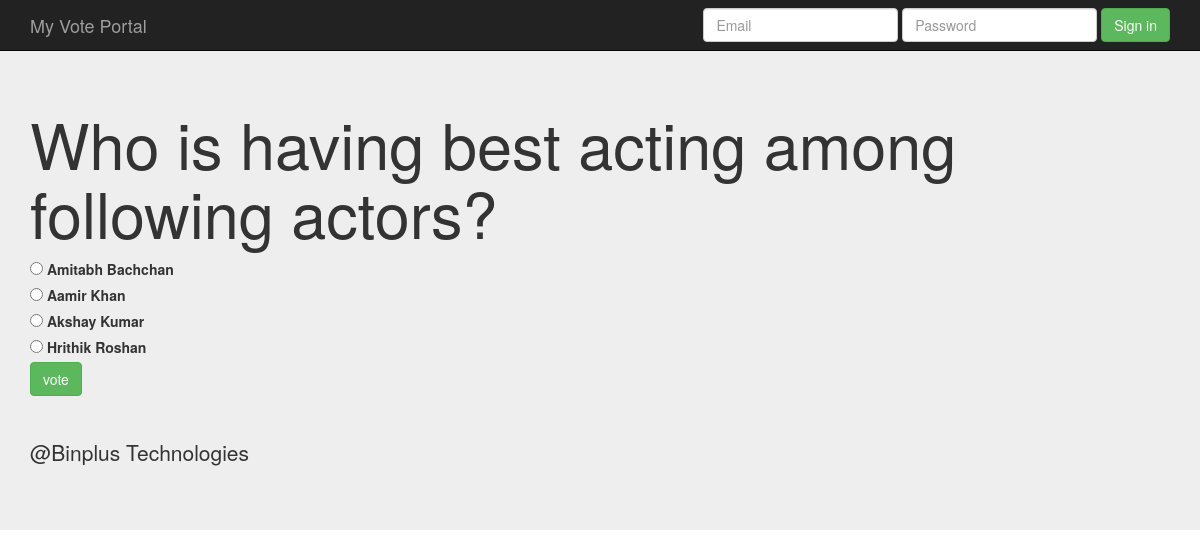
Screenshot of /polls/4/ with the database file from the repository.
### polls/models.py (models this page shows, shortened)
class Question(models.Model):
    question_text = models.CharField(max_length=100)
    pub_date = models.DateTimeField('Date_published')

class Choice(models.Model):
    choice_text = models.CharField(max_length=200)
    votes =  models.IntegerField(default=0)
    question = models.ForeignKey(Question, on_delete=models.CASCADE)

### polls/views.py (the view)
# urls.py: path('<int:question_id>/', views.detail, name='detail'),
def detail(request, question_id):
    question = get_object_or_404(Question, pk=question_id)
    return  render(request, 'polls/detail.html',{'question':question})

### polls/templates/polls/detail.html (shortened to what this page needs)
{% extends 'polls/base.html' %}
{% block main_content  %}
   <h1> {{ question.question_text  }} </h1>
   <form action="{% url  'polls:vote' question.id  %}" method="post">
          {% for choice in question.choice_set.all  %}
                     <input type ="radio" name = "choice"  id = "choice{{forloop.counter}}"  value="{{choice.id }}"/>
                      <label for ="choice{{forloop.counter}}">{{choice.choice_text}}</label><br/>
           {% endfor %}
            <input type = "submit"  class  = "btn btn-success"value="vote"/>
    </form>
{% endblock %}

### rows the page displays
Question: question_text "Who is having best acting among following actors?"
Choice: choice_text "Amitabh Bachchan"
Choice: choice_text "Aamir Khan"
Choice: choice_text "Akshay Kumar"
Choice: choice_text "Hrithik Roshan"
